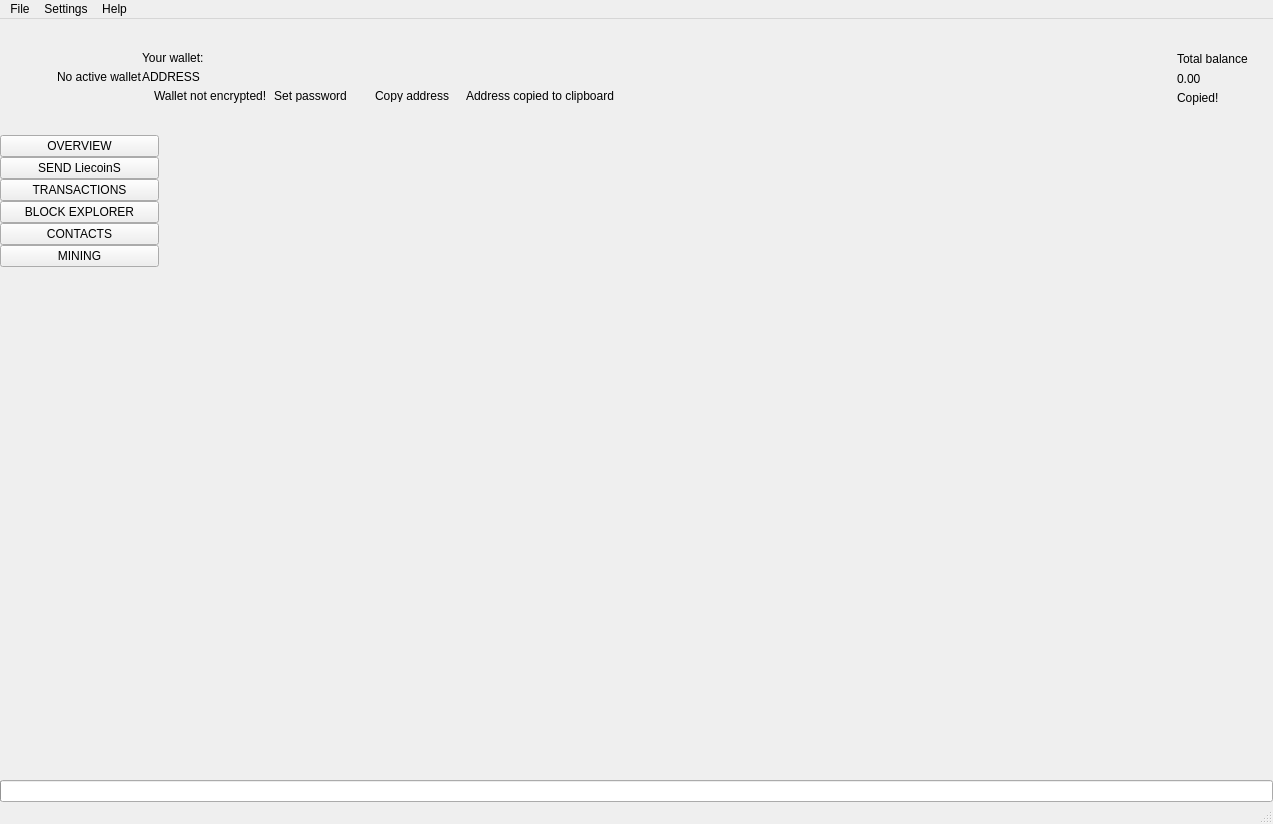
 <widget class="QMainWindow" name="MainWindow">
  <property name="geometry">
   <rect>
    <x>0</x>
    <y>0</y>
    <width>1273</width>
    <height>824</height>
   </rect>
  </property>
  <property name="sizePolicy">
   <sizepolicy hsizetype="Preferred" vsizetype="Preferred">
    <horstretch>0</horstretch>
    <verstretch>0</verstretch>
   </sizepolicy>
  </property>
  <property name="minimumSize">
   <size>
    <width>1260</width>
    <height>600</height>
   </size>
  </property>
  <property name="maximumSize">
   <size>
    <width>16777215</width>
    <height>16777215</height>
   </size>
  </property>
  <property name="windowTitle">
   <string>MainWindow</string>
  </property>
  <property name="windowIcon">
   <iconset>
    <normaloff>:/images/Liecoin</normaloff>:/images/Liecoin</iconset>
  </property>
  <widget class="QWidget" name="centralwidget">
   <layout class="QVBoxLayout" name="verticalLayout_2">
    <property name="spacing">
     <number>0</number>
    </property>
    <property name="leftMargin">
     <number>0</number>
    </property>
    <property name="topMargin">
     <number>0</number>
    </property>
    <property name="rightMargin">
     <number>0</number>
    </property>
    <property name="bottomMargin">
     <number>0</number>
    </property>
    <item>
     <widget class="QFrame" name="m_headerFrame">
      <property name="minimumSize">
       <size>
        <width>0</width>
        <height>116</height>
       </size>
      </property>
      <property name="maximumSize">
       <size>
        <width>16777215</width>
        <height>116</height>
       </size>
      </property>
      <property name="frameShape">
       <enum>QFrame::NoFrame</enum>
      </property>
      <property name="frameShadow">
       <enum>QFrame::Raised</enum>
      </property>
      <layout class="QHBoxLayout" name="horizontalLayout_3">
       <property name="spacing">
        <number>0</number>
       </property>
       <property name="leftMargin">
        <number>0</number>
       </property>
       <property name="topMargin">
        <number>0</number>
       </property>
       <property name="rightMargin">
        <number>25</number>
       </property>
       <property name="bottomMargin">
        <number>0</number>
       </property>
       <item>
        <spacer name="horizontalSpacer_2">
         <property name="orientation">
          <enum>Qt::Horizontal</enum>
         </property>
         <property name="sizeType">
          <enum>QSizePolicy::Fixed</enum>
         </property>
         <property name="sizeHint" stdset="0">
          <size>
           <width>30</width>
           <height>20</height>
          </size>
         </property>
        </spacer>
       </item>
       <item>
        <widget class="QLabel" name="m_logoLabel">
         <property name="text">
          <string/>
         </property>
        </widget>
       </item>
       <item>
        <spacer name="horizontalSpacer_5">
         <property name="orientation">
          <enum>Qt::Horizontal</enum>
         </property>
         <property name="sizeType">
          <enum>QSizePolicy::Fixed</enum>
         </property>
         <property name="sizeHint" stdset="0">
          <size>
           <width>20</width>
           <height>20</height>
          </size>
         </property>
        </spacer>
       </item>
       <item>
        <widget class="WalletGui::WalletSmallGrayTextLabel" name="m_noWalletLabel">
         <property name="text">
          <string>No active wallet</string>
         </property>
        </widget>
       </item>
       <item>
        <widget class="QFrame" name="m_walletFrame">
         <property name="frameShape">
          <enum>QFrame::NoFrame</enum>
         </property>
         <property name="frameShadow">
          <enum>QFrame::Raised</enum>
         </property>
         <layout class="QVBoxLayout" name="verticalLayout_3">
          <property name="spacing">
           <number>5</number>
          </property>
          <property name="leftMargin">
           <number>0</number>
          </property>
          <property name="topMargin">
           <number>0</number>
          </property>
          <property name="rightMargin">
           <number>0</number>
          </property>
          <property name="bottomMargin">
           <number>0</number>
          </property>
          <item>
           <spacer name="verticalSpacer_3">
            <property name="orientation">
             <enum>Qt::Vertical</enum>
            </property>
            <property name="sizeType">
             <enum>QSizePolicy::Minimum</enum>
            </property>
            <property name="sizeHint" stdset="0">
             <size>
              <width>20</width>
              <height>40</height>
             </size>
            </property>
           </spacer>
          </item>
          <item>
           <widget class="WalletGui::WalletSmallGrayTextLabel" name="m_walletLabel">
            <property name="text">
             <string>Your wallet:</string>
            </property>
            <property name="indent">
             <number>0</number>
            </property>
           </widget>
          </item>
          <item>
           <widget class="QLabel" name="m_addressLabel">
            <property name="sizePolicy">
             <sizepolicy hsizetype="Preferred" vsizetype="Preferred">
              <horstretch>0</horstretch>
              <verstretch>0</verstretch>
             </sizepolicy>
            </property>
            <property name="cursor">
             <cursorShape>PointingHandCursor</cursorShape>
            </property>
            <property name="toolTip">
             <string>Click to copy</string>
            </property>
            <property name="text">
             <string>ADDRESS</string>
            </property>
            <property name="indent">
             <number>0</number>
            </property>
           </widget>
          </item>
          <item>
           <layout class="QHBoxLayout" name="horizontalLayout_2">
            <property name="spacing">
             <number>0</number>
            </property>
            <item alignment="Qt::AlignTop">
             <widget class="QFrame" name="m_notEncryptedFrame">
              <property name="frameShape">
               <enum>QFrame::NoFrame</enum>
              </property>
              <property name="frameShadow">
               <enum>QFrame::Raised</enum>
              </property>
              <layout class="QHBoxLayout" name="horizontalLayout_4">
               <property name="spacing">
                <number>0</number>
               </property>
               <property name="leftMargin">
                <number>0</number>
               </property>
               <property name="topMargin">
                <number>0</number>
               </property>
               <property name="rightMargin">
                <number>0</number>
               </property>
               <property name="bottomMargin">
                <number>0</number>
               </property>
               <item alignment="Qt::AlignVCenter">
                <widget class="QLabel" name="m_notEncryptedIconLabel">
                 <property name="text">
                  <string/>
                 </property>
                 <property name="pixmap">
                  <pixmap resource="../../resources.qrc">:/icons/lock_open_gray</pixmap>
                 </property>
                 <property name="alignment">
                  <set>Qt::AlignLeading|Qt::AlignLeft|Qt::AlignVCenter</set>
                 </property>
                </widget>
               </item>
               <item>
                <spacer name="horizontalSpacer_11">
                 <property name="orientation">
                  <enum>Qt::Horizontal</enum>
                 </property>
                 <property name="sizeType">
                  <enum>QSizePolicy::Fixed</enum>
                 </property>
                 <property name="sizeHint" stdset="0">
                  <size>
                   <width>5</width>
                   <height>3</height>
                  </size>
                 </property>
                </spacer>
               </item>
               <item alignment="Qt::AlignVCenter">
                <widget class="WalletGui::WalletTinyGrayTextLabel" name="m_notEncryptedTextLabel">
                 <property name="text">
                  <string>Wallet not encrypted!</string>
                 </property>
                 <property name="alignment">
                  <set>Qt::AlignLeading|Qt::AlignLeft|Qt::AlignVCenter</set>
                 </property>
                </widget>
               </item>
               <item>
                <spacer name="horizontalSpacer_9">
                 <property name="orientation">
                  <enum>Qt::Horizontal</enum>
                 </property>
                 <property name="sizeType">
                  <enum>QSizePolicy::Fixed</enum>
                 </property>
                 <property name="sizeHint" stdset="0">
                  <size>
                   <width>3</width>
                   <height>3</height>
                  </size>
                 </property>
                </spacer>
               </item>
               <item alignment="Qt::AlignVCenter">
                <widget class="WalletGui::WalletTinyLinkLikeButton" name="m_encryptButton">
                 <property name="sizePolicy">
                  <sizepolicy hsizetype="Minimum" vsizetype="Minimum">
                   <horstretch>0</horstretch>
                   <verstretch>0</verstretch>
                  </sizepolicy>
                 </property>
                 <property name="minimumSize">
                  <size>
                   <width>0</width>
                   <height>3</height>
                  </size>
                 </property>
                 <property name="cursor">
                  <cursorShape>PointingHandCursor</cursorShape>
                 </property>
                 <property name="text">
                  <string>Set password</string>
                 </property>
                 <property name="flat">
                  <bool>true</bool>
                 </property>
                </widget>
               </item>
               <item>
                <spacer name="horizontalSpacer_10">
                 <property name="orientation">
                  <enum>Qt::Horizontal</enum>
                 </property>
                 <property name="sizeType">
                  <enum>QSizePolicy::Fixed</enum>
                 </property>
                 <property name="sizeHint" stdset="0">
                  <size>
                   <width>20</width>
                   <height>3</height>
                  </size>
                 </property>
                </spacer>
               </item>
              </layout>
             </widget>
            </item>
            <item alignment="Qt::AlignVCenter">
             <widget class="WalletGui::WalletTinyLinkLikeButton" name="m_copyAddressButton">
              <property name="sizePolicy">
               <sizepolicy hsizetype="Minimum" vsizetype="Minimum">
                <horstretch>0</horstretch>
                <verstretch>0</verstretch>
               </sizepolicy>
              </property>
              <property name="minimumSize">
               <size>
                <width>0</width>
                <height>3</height>
               </size>
              </property>
              <property name="cursor">
               <cursorShape>PointingHandCursor</cursorShape>
              </property>
              <property name="focusPolicy">
               <enum>Qt::NoFocus</enum>
              </property>
              <property name="autoFillBackground">
               <bool>true</bool>
              </property>
              <property name="text">
               <string>Copy address</string>
              </property>
              <property name="flat">
               <bool>true</bool>
              </property>
             </widget>
            </item>
            <item>
             <spacer name="horizontalSpacer_7">
              <property name="orientation">
               <enum>Qt::Horizontal</enum>
              </property>
              <property name="sizeType">
               <enum>QSizePolicy::Fixed</enum>
              </property>
              <property name="sizeHint" stdset="0">
               <size>
                <width>13</width>
                <height>3</height>
               </size>
              </property>
             </spacer>
            </item>
            <item alignment="Qt::AlignVCenter">
             <widget class="WalletGui::CopyMagicLabel" name="m_copyAddressLabel">
              <property name="text">
               <string>Address copied to clipboard</string>
              </property>
              <property name="alignment">
               <set>Qt::AlignLeading|Qt::AlignLeft|Qt::AlignVCenter</set>
              </property>
             </widget>
            </item>
            <item>
             <spacer name="horizontalSpacer">
              <property name="orientation">
               <enum>Qt::Horizontal</enum>
              </property>
              <property name="sizeHint" stdset="0">
               <size>
                <width>40</width>
                <height>3</height>
               </size>
              </property>
             </spacer>
            </item>
           </layout>
          </item>
          <item>
           <spacer name="verticalSpacer_2">
            <property name="orientation">
             <enum>Qt::Vertical</enum>
            </property>
            <property name="sizeType">
             <enum>QSizePolicy::Minimum</enum>
            </property>
            <property name="sizeHint" stdset="0">
             <size>
              <width>20</width>
              <height>40</height>
             </size>
            </property>
           </spacer>
          </item>
         </layout>
        </widget>
       </item>
       <item>
        <spacer name="horizontalSpacer_3">
         <property name="orientation">
          <enum>Qt::Horizontal</enum>
         </property>
         <property name="sizeType">
          <enum>QSizePolicy::Expanding</enum>
         </property>
         <property name="sizeHint" stdset="0">
          <size>
           <width>34</width>
           <height>20</height>
          </size>
         </property>
        </spacer>
       </item>
       <item>
        <spacer name="horizontalSpacer_8">
         <property name="orientation">
          <enum>Qt::Horizontal</enum>
         </property>
         <property name="sizeType">
          <enum>QSizePolicy::Fixed</enum>
         </property>
         <property name="sizeHint" stdset="0">
          <size>
           <width>34</width>
           <height>20</height>
          </size>
         </property>
        </spacer>
       </item>
       <item alignment="Qt::AlignRight|Qt::AlignVCenter">
        <widget class="QFrame" name="m_balanceFrame">
         <layout class="QGridLayout" name="gridLayout">
          <property name="leftMargin">
           <number>0</number>
          </property>
          <property name="topMargin">
           <number>30</number>
          </property>
          <property name="rightMargin">
           <number>0</number>
          </property>
          <property name="bottomMargin">
           <number>0</number>
          </property>
          <property name="verticalSpacing">
           <number>3</number>
          </property>
          <item row="0" column="2">
           <layout class="QVBoxLayout" name="verticalLayout_4">
            <item>
             <widget class="QLabel" name="m_balanceTextLabel">
              <property name="text">
               <string>Total balance</string>
              </property>
             </widget>
            </item>
            <item>
             <widget class="QLabel" name="m_balanceLabel">
              <property name="cursor">
               <cursorShape>PointingHandCursor</cursorShape>
              </property>
              <property name="toolTip">
               <string>Click to copy</string>
              </property>
              <property name="text">
               <string>0.00</string>
              </property>
             </widget>
            </item>
           </layout>
          </item>
          <item row="1" column="2">
           <widget class="WalletGui::CopyMagicLabel" name="m_balanceCopyLabel">
            <property name="text">
             <string>Copied!</string>
            </property>
           </widget>
          </item>
          <item row="0" column="1">
           <spacer name="horizontalSpacer_6">
            <property name="orientation">
             <enum>Qt::Horizontal</enum>
            </property>
            <property name="sizeType">
             <enum>QSizePolicy::Fixed</enum>
            </property>
            <property name="sizeHint" stdset="0">
             <size>
              <width>2</width>
              <height>39</height>
             </size>
            </property>
           </spacer>
          </item>
          <item row="2" column="2">
           <spacer name="verticalSpacer_5">
            <property name="orientation">
             <enum>Qt::Vertical</enum>
            </property>
            <property name="sizeType">
             <enum>QSizePolicy::Expanding</enum>
            </property>
            <property name="sizeHint" stdset="0">
             <size>
              <width>20</width>
              <height>50</height>
             </size>
            </property>
           </spacer>
          </item>
          <item row="0" column="0">
           <widget class="QLabel" name="m_balanceIconLabel">
            <property name="text">
             <string/>
            </property>
            <property name="pixmap">
             <pixmap resource="../../resources.qrc">:/icons/total_balance</pixmap>
            </property>
           </widget>
          </item>
         </layout>
        </widget>
       </item>
      </layout>
     </widget>
    </item>
    <item>
     <layout class="QHBoxLayout" name="horizontalLayout" stretch="0,0,0,0,0,0,0,0">
      <property name="spacing">
       <number>0</number>
      </property>
      <item>
       <widget class="QFrame" name="m_toolFrame">
        <property name="frameShape">
         <enum>QFrame::NoFrame</enum>
        </property>
        <property name="frameShadow">
         <enum>QFrame::Plain</enum>
        </property>
        <property name="lineWidth">
         <number>0</number>
        </property>
        <layout class="QVBoxLayout" name="verticalLayout">
         <property name="spacing">
          <number>0</number>
         </property>
         <property name="leftMargin">
          <number>0</number>
         </property>
         <property name="topMargin">
          <number>0</number>
         </property>
         <property name="rightMargin">
          <number>0</number>
         </property>
         <property name="bottomMargin">
          <number>0</number>
         </property>
         <item>
          <widget class="QPushButton" name="m_overviewButton">
           <property name="sizePolicy">
            <sizepolicy hsizetype="Minimum" vsizetype="Fixed">
             <horstretch>0</horstretch>
             <verstretch>0</verstretch>
            </sizepolicy>
           </property>
           <property name="focusPolicy">
            <enum>Qt::NoFocus</enum>
           </property>
           <property name="text">
            <string>OVERVIEW</string>
           </property>
           <property name="checkable">
            <bool>true</bool>
           </property>
           <attribute name="buttonGroup">
            <string notr="true">m_toolButtonGroup</string>
           </attribute>
          </widget>
         </item>
         <item>
          <widget class="QPushButton" name="m_sendButton">
           <property name="sizePolicy">
            <sizepolicy hsizetype="Minimum" vsizetype="Fixed">
             <horstretch>0</horstretch>
             <verstretch>0</verstretch>
            </sizepolicy>
           </property>
           <property name="focusPolicy">
            <enum>Qt::NoFocus</enum>
           </property>
           <property name="text">
            <string>SEND LiecoinS</string>
           </property>
           <property name="checkable">
            <bool>true</bool>
           </property>
           <attribute name="buttonGroup">
            <string notr="true">m_toolButtonGroup</string>
           </attribute>
          </widget>
         </item>
         <item>
          <widget class="QPushButton" name="m_transactionsButton">
           <property name="sizePolicy">
            <sizepolicy hsizetype="Minimum" vsizetype="Fixed">
             <horstretch>0</horstretch>
             <verstretch>0</verstretch>
            </sizepolicy>
           </property>
           <property name="focusPolicy">
            <enum>Qt::NoFocus</enum>
           </property>
           <property name="text">
            <string>TRANSACTIONS</string>
           </property>
           <property name="checkable">
            <bool>true</bool>
           </property>
           <attribute name="buttonGroup">
            <string notr="true">m_toolButtonGroup</string>
           </attribute>
          </widget>
         </item>
         <item>
          <widget class="QPushButton" name="m_blockExplorerButton">
           <property name="focusPolicy">
            <enum>Qt::NoFocus</enum>
           </property>
           <property name="text">
            <string>BLOCK EXPLORER</string>
           </property>
           <property name="checkable">
            <bool>true</bool>
           </property>
           <attribute name="buttonGroup">
            <string notr="true">m_toolButtonGroup</string>
           </attribute>
          </widget>
         </item>
         <item>
          <widget class="QPushButton" name="m_addressBookButton">
           <property name="sizePolicy">
            <sizepolicy hsizetype="Minimum" vsizetype="Fixed">
             <horstretch>0</horstretch>
             <verstretch>0</verstretch>
            </sizepolicy>
           </property>
           <property name="focusPolicy">
            <enum>Qt::NoFocus</enum>
           </property>
           <property name="text">
            <string>CONTACTS</string>
           </property>
           <property name="checkable">
            <bool>true</bool>
           </property>
           <attribute name="buttonGroup">
            <string notr="true">m_toolButtonGroup</string>
           </attribute>
          </widget>
         </item>
         <item>
          <widget class="QPushButton" name="m_miningButton">
           <property name="focusPolicy">
            <enum>Qt::NoFocus</enum>
           </property>
           <property name="text">
            <string>MINING</string>
           </property>
           <property name="checkable">
            <bool>true</bool>
           </property>
           <attribute name="buttonGroup">
            <string notr="true">m_toolButtonGroup</string>
           </attribute>
          </widget>
         </item>
         <item>
          <spacer name="verticalSpacer">
           <property name="orientation">
            <enum>Qt::Vertical</enum>
           </property>
           <property name="sizeHint" stdset="0">
            <size>
             <width>20</width>
             <height>40</height>
            </size>
           </property>
          </spacer>
         </item>
        </layout>
       </widget>
      </item>
      <item>
       <widget class="WalletGui::OverviewFrame" name="m_overviewFrame">
        <property name="frameShape">
         <enum>QFrame::NoFrame</enum>
        </property>
        <property name="frameShadow">
         <enum>QFrame::Raised</enum>
        </property>
       </widget>
      </item>
      <item>
       <widget class="WalletGui::SendFrame" name="m_sendFrame">
        <property name="frameShape">
         <enum>QFrame::NoFrame</enum>
        </property>
        <property name="frameShadow">
         <enum>QFrame::Raised</enum>
        </property>
       </widget>
      </item>
      <item>
       <widget class="WalletGui::TransactionsFrame" name="m_transactionsFrame">
        <property name="frameShape">
         <enum>QFrame::NoFrame</enum>
        </property>
        <property name="frameShadow">
         <enum>QFrame::Raised</enum>
        </property>
       </widget>
      </item>
      <item>
       <widget class="WalletGui::AddressBookFrame" name="m_addressBookFrame">
        <property name="frameShape">
         <enum>QFrame::NoFrame</enum>
        </property>
        <property name="frameShadow">
         <enum>QFrame::Raised</enum>
        </property>
       </widget>
      </item>
      <item>
       <widget class="WalletGui::NoWalletFrame" name="m_noWalletFrame">
        <property name="frameShape">
         <enum>QFrame::NoFrame</enum>
        </property>
        <property name="frameShadow">
         <enum>QFrame::Raised</enum>
        </property>
       </widget>
      </item>
      <item>
       <widget class="WalletGui::BlockExplorerFrame" name="m_blockExplorerFrame">
        <property name="frameShape">
         <enum>QFrame::NoFrame</enum>
        </property>
        <property name="frameShadow">
         <enum>QFrame::Raised</enum>
        </property>
       </widget>
      </item>
      <item>
       <widget class="WalletGui::MiningFrame" name="m_miningFrame">
        <property name="frameShape">
         <enum>QFrame::NoFrame</enum>
        </property>
        <property name="frameShadow">
         <enum>QFrame::Raised</enum>
        </property>
       </widget>
      </item>
     </layout>
    </item>
    <item>
     <widget class="QProgressBar" name="m_syncProgress">
      <property name="maximum">
       <number>100</number>
      </property>
      <property name="value">
       <number>0</number>
      </property>
      <property name="textVisible">
       <bool>false</bool>
      </property>
     </widget>
    </item>
   </layout>
  </widget>
  <widget class="QMenuBar" name="menubar">
   <property name="geometry">
    <rect>
     <x>0</x>
     <y>0</y>
     <width>1273</width>
     <height>21</height>
    </rect>
   </property>
   <widget class="QMenu" name="menuFile">
    <property name="title">
     <string>File</string>
    </property>
    <addaction name="m_createWalletAction"/>
    <addaction name="m_openWalletAction"/>
    <addaction name="m_recentWalletsAction"/>
    <addaction name="m_backupWalletAction"/>
    <addaction name="m_saveKeysAction"/>
    <addaction name="m_resetAction"/>
    <addaction name="m_importKeyAction"/>
    <addaction name="m_exportKeyAction"/>
    <addaction name="m_exportTrackingKeyAction"/>
    <addaction name="m_exitAction"/>
   </widget>
   <widget class="QMenu" name="menuSettings">
    <property name="title">
     <string>Settings</string>
    </property>
    <widget class="QMenu" name="menuThemes">
     <property name="title">
      <string>Themes</string>
     </property>
    </widget>
    <addaction name="m_encryptWalletAction"/>
    <addaction name="m_changePasswordAction"/>
    <addaction name="m_removePendingTxAction"/>
    <addaction name="separator"/>
    <addaction name="m_autostartAction"/>
    <addaction name="m_minimizeToTrayAction"/>
    <addaction name="m_closeToTrayAction"/>
    <addaction name="separator"/>
    <addaction name="m_preferencesAction"/>
    <addaction name="menuThemes"/>
   </widget>
   <widget class="QMenu" name="menuHelp">
    <property name="title">
     <string>Help</string>
    </property>
    <addaction name="m_communityForumAction"/>
    <addaction name="m_reportIssueAction"/>
    <addaction name="m_aboutLiecoinAction"/>
    <addaction name="m_aboutQtAction"/>
   </widget>
   <addaction name="menuFile"/>
   <addaction name="menuSettings"/>
   <addaction name="menuHelp"/>
  </widget>
  <widget class="WalletGui::WalletStatusBar" name="statusBar"/>
  <action name="m_exitAction">
   <property name="checkable">
    <bool>false</bool>
   </property>
   <property name="enabled">
    <bool>true</bool>
   </property>
   <property name="text">
    <string>Exit</string>
   </property>
   <property name="shortcut">
    <string>Ctrl+Q</string>
   </property>
  </action>
  <action name="m_createWalletAction">
   <property name="enabled">
    <bool>true</bool>
   </property>
   <property name="text">
    <string>Create wallet</string>
   </property>
  </action>
  <action name="m_openWalletAction">
   <property name="enabled">
    <bool>true</bool>
   </property>
   <property name="text">
    <string>Open wallet</string>
   </property>
  </action>
  <action name="m_encryptWalletAction">
   <property name="enabled">
    <bool>true</bool>
   </property>
   <property name="text">
    <string>Encrypt wallet</string>
   </property>
  </action>
  <action name="m_changePasswordAction">
   <property name="enabled">
    <bool>true</bool>
   </property>
   <property name="text">
    <string>Change password</string>
   </property>
   <property name="toolTip">
    <string>Change password</string>
   </property>
  </action>
  <action name="m_aboutLiecoinAction">
   <property name="enabled">
    <bool>true</bool>
   </property>
   <property name="text">
    <string>About Liecoin</string>
   </property>
  </action>
  <action name="m_aboutQtAction">
   <property name="enabled">
    <bool>true</bool>
   </property>
   <property name="text">
    <string>About Qt</string>
   </property>
  </action>
  <action name="m_backupWalletAction">
   <property name="enabled">
    <bool>true</bool>
   </property>
   <property name="text">
    <string>Backup wallet</string>
   </property>
  </action>
  <action name="m_autostartAction">
   <property name="checkable">
    <bool>true</bool>
   </property>
   <property name="text">
    <string>Start on system login</string>
   </property>
  </action>
  <action name="m_minimizeToTrayAction">
   <property name="checkable">
    <bool>true</bool>
   </property>
   <property name="text">
    <string>Minimize to tray</string>
   </property>
  </action>
  <action name="m_closeToTrayAction">
   <property name="checkable">
    <bool>true</bool>
   </property>
   <property name="text">
    <string>Close to tray</string>
   </property>
  </action>
  <action name="m_preferencesAction">
   <property name="text">
    <string>Preferences</string>
   </property>
  </action>
  <action name="m_recentWalletsAction">
   <property name="text">
    <string>Recent wallets</string>
   </property>
  </action>
  <action name="m_exportTrackingKeyAction">
   <property name="text">
    <string>Export tracking key</string>
   </property>
   <property name="toolTip">
    <string>Export tracking key</string>
   </property>
  </action>
  <action name="m_importKeyAction">
   <property name="text">
    <string>Import key</string>
   </property>
   <property name="toolTip">
    <string>Import key</string>
   </property>
  </action>
  <action name="m_communityForumAction">
   <property name="text">
    <string>Join us on Slack</string>
   </property>
  </action>
  <action name="m_reportIssueAction">
   <property name="text">
    <string>Report an issue</string>
   </property>
  </action>
  <action name="m_resetAction">
   <property name="text">
    <string>Reset wallet</string>
   </property>
  </action>
  <action name="m_saveKeysAction">
   <property name="text">
    <string>Save wallet keys</string>
   </property>
  </action>
  <action name="m_exportKeyAction">
   <property name="text">
    <string>Export key</string>
   </property>
   <property name="toolTip">
    <string>Export key</string>
   </property>
  </action>
  <action name="m_removePendingTxAction">
   <property name="checkable">
    <bool>false</bool>
   </property>
   <property name="text">
    <string>Remove pending TXs</string>
   </property>
  </action>
 </widget>
